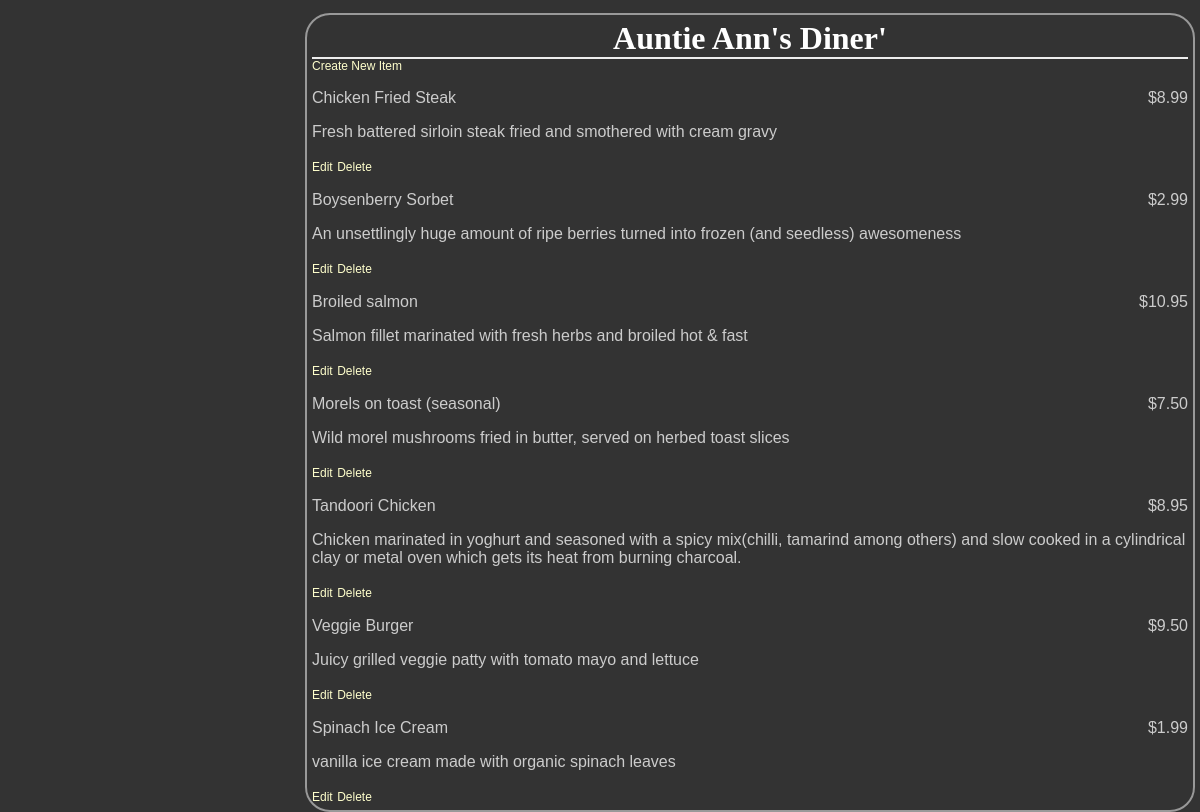
Before: /restaurants/8/menu with the older database file.
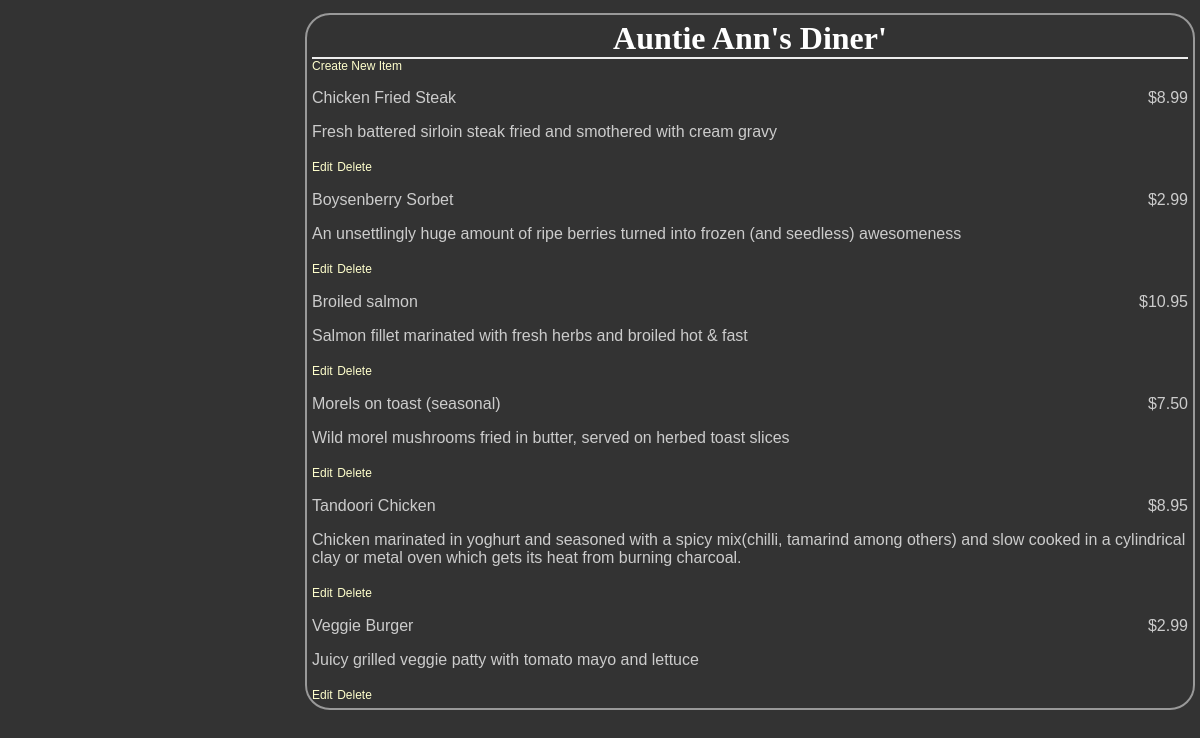
After: the same page with the newer database file.
### database_setup.py (models this page shows, shortened)
class MenuItem(Base):
    __tablename__ = 'menu_item'
    id = Column(Integer, primary_key=True)
    name = Column(String(80), nullable=False)
    description = Column(String(250))
    price = Column(String(8))
    course = Column(String(250))
    restaurant_id = Column(Integer, ForeignKey('restaurant.id'))
    restaurant = relationship(Restaurant)

### project.py (the view)
@app.route('/')
@app.route('/restaurants/<int:restaurant_id>/menu')
def restaurantMenu(restaurant_id):
    session = DBSession()
    restaurant = session.query(Restaurant).filter_by(id=restaurant_id).one()
    items = session.query(MenuItem).filter_by(restaurant_id=restaurant_id)
    return render_template(
        'menu.html', restaurant=restaurant, items=items, restaurant_id=restaurant_id)

### templates/menu.html (shortened to what this page needs)
<html>
    <head>
        <link rel="stylesheet" type="text/css" href="{{ url_for('static', filename='styles.css') }}"></head>
        <body>
            <div class='pane'>
                <div class='header'>
                    <h1>{{ restaurant.name }}</h1>
                </div>
                <a href='{{url_for('newMenuItem', restaurant_id = restaurant.id) }}'>Create New Item</a>
                {% for i in items %}
                    <div class='nameAndPrice'>
                        <span class='name'>
                            <p>{{i.name}}</p>
                        </span>
                        <span class='price'>
                            <p>{{i.price}}
                            </p>
                        </span>
                    </div>
                    <div class='description'>
                        <p>{{i.description}}</p>
                    </div>
                    <div class="editdeletepane">
                        <a href='{{url_for('editMenuItem',restaurant_id = restaurant.id, menu_id=i.id)}}'>Edit</a>
                        <a href='{{url_for('deleteMenuItem', restaurant_id = restaurant.id, menu_id=i.id)}}'>
                            Delete</a>
                    </div>
                {% endfor %}
            </div>
    </body>
</html>

Changed rows visible on the page:
removed MenuItem: name "Spinach Ice Cream", price "$1.99", description "vanilla ice cream made with organic spinach leaves"
changed MenuItem "Veggie Burger": price "$9.50" → "$2.99"
